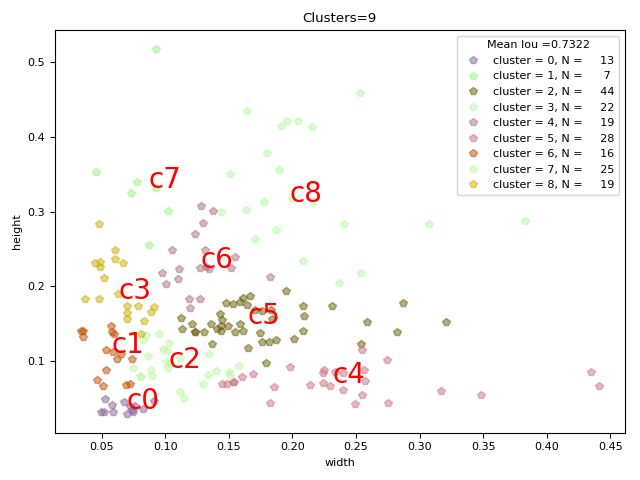

Python code for this plot:


import cv2
import argparse
import numpy as np
import seaborn as sns
import matplotlib.pyplot as plt
current_palette = list(sns.xkcd_rgb.values())

def Iou(cluster,boxes):
    """
    Calculate the Iou between N boxes and 1 cluster.
    :param:
    box: tuple or array, shifted to the origin (i. e. width and height)
    clusters: numpy array of shape (k,2) where k is the number of clusters
    :return
    numpy array of shape(k,0) whre k is the number of clusters
    """
    x = np.minimum(boxes[:,0],cluster[0])        # shape(r,) element-wise minimum
    y = np.minimum(boxes[:,1],cluster[1])
    if np.count_nonzero(x==0) > 0 or np.count_nonzero(y==0) >0:
        raise ValueError("Box has no area")

    intersection = x*y
    box_area = cluster[0] *cluster[1]
    cluster_area = boxes[:,0] *boxes[:,1]
    iou = intersection/(box_area+cluster_area-intersection)

    return iou

def kmeans(boxes, k ,dist=np.median,seed=1):
    """
    Calculates k-means clustering with the IoU metric.
    :param boxes: numpy array of shape (r,2) ,where r is the number of rows
    :param k: number of clusters
    :param dist: distance function
    :return: numpy array of shape (k,2)
    """
    rows = boxes.shape[0]
    distances = np.empty((rows,k))  # N row x k cluster
    last_clusters = np.zeros((rows,))

    np.random.seed(seed)

    # initialize the cluster centers to be k items
    clusters = boxes[np.random.choice(rows,k,replace=False)]        #(k,2)

    while True:
        # step 1: allocate each item to the closest cluster centers
        for icluster in range(k):       # Calculate cluster-wise distance.
            distances[:,icluster] = 1 - Iou(clusters[icluster],boxes)

        nearest_clusters = np.argmin(distances, axis=1)

        if (last_clusters == nearest_clusters).all():
            break

        # step 2: calculate the cluster cneters as mean (or median) of all the cases in the clusters.
        for cluster in range(k):
            clusters[cluster] = dist(boxes[nearest_clusters == cluster],axis=0)
        last_clusters = nearest_clusters

    return clusters, nearest_clusters,distances

def parse_anno(annotation_path):
    anno =open(annotation_path,'r')
    result = []
    for line in anno:
        s = line.strip().split(' ')
        image = cv2.imread(s[0])
        image_h , image_w = image.shape[:2]
        s = s[1:]
        box_cnt = len(s) //5
        for i in range(box_cnt):
            x_min,y_min,x_max,y_max = float(s[i*5]),float(s[i*5+1]),float(s[i*5+2]),float(s[i*5+3])
            width = (x_max-x_min) /image_w
            height = (y_max-y_min) /image_h
            result.append([width,height])
    result = np.asarray(result)
    return result

def plot_cluster_result(clusters,nearest_clusters,WithinClusterSumDist,wh,k):
    for icluster in np.unique(nearest_clusters):
        pick =nearest_clusters == icluster
        c = current_palette[icluster]
        plt.rc('font',size=8)
        plt.plot(wh[pick,0],wh[pick,1],"p",color=c,alpha=0.5,
                 label="cluster = {}, N = {:6.0f}".format(icluster,np.sum(pick)))
        plt.text(clusters[icluster,0],
                 clusters[icluster,1],
                 "c{}".format(icluster),fontsize=20,color="red")
        plt.title("Clusters=%d" %k)
        plt.xlabel("width")
        plt.ylabel('height')
    plt.legend(title="Mean Iou ={:5.4f}".format(WithinClusterSumDist))
    plt.tight_layout()
    plt.savefig("./kmeans.png")
    plt.show()

if __name__ == '__main__':
    parser = argparse.ArgumentParser()
    parser.add_argument("--dataset_txt",type=str,default="./data/train.txt")
    parser.add_argument("--anchors_txt",type=str,default="./data/anchors.txt")
    parser.add_argument("--cluster_num",type=int,default=9)
    args = parser.parse_args()
    anno_result =parse_anno(args.dataset_txt)
    clusters,nearest_clusters,distances =kmeans(anno_result,args.cluster_num)

    # sorted by area
    area = clusters[:,0] * clusters[:, 1]
    indice =np.argsort(area)
    clusters = clusters[indice]
    with open(args.anchors_txt,"w") as f:
        for i in range(args.cluster_num):
            width, height = clusters[i]
            f.writelines(str(width)+ " " + str(height) + " ")

    WithinClusterMeanDist = np.mean(distances[np.arange(distances.shape[0]),nearest_clusters])
    plot_cluster_result(clusters,nearest_clusters,1-WithinClusterMeanDist,anno_result,args.cluster_num)


